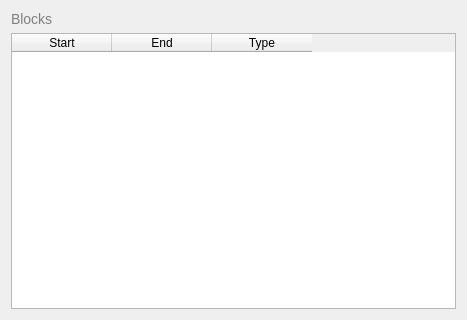
<?xml version="1.0" encoding="UTF-8"?>
<ui version="4.0">
 <class>Form</class>
 <widget class="QWidget" name="Form">
  <property name="geometry">
   <rect>
    <x>0</x>
    <y>0</y>
    <width>467</width>
    <height>320</height>
   </rect>
  </property>
  <property name="windowTitle">
   <string>Block Resume</string>
  </property>
  <property name="styleSheet">
   <string notr="true">QPushButton {
    background-color: #4CAF50;
    color:white;
    font-size:14px;
    border:none;
    border-radius:5px;
    padding-right: 5px;
    padding-left: 5px;
    padding-bottom: 2px;
}

QPushButton:hover {
    background-color: #45a049;
}

QPushButton:pressed {
    background-color: #367c39;
}

QLabel {
    font-size: 14px;
    color: gray;
}

QTableWidget {

}</string>
  </property>
  <layout class="QVBoxLayout" name="verticalLayout">
   <item>
    <widget class="QLabel" name="label">
     <property name="text">
      <string>Blocks</string>
     </property>
    </widget>
   </item>
   <item>
    <widget class="QTableWidget" name="tableWidget">
     <column>
      <property name="text">
       <string>Start</string>
      </property>
     </column>
     <column>
      <property name="text">
       <string>End</string>
      </property>
     </column>
     <column>
      <property name="text">
       <string>Type</string>
      </property>
     </column>
    </widget>
   </item>
  </layout>
 </widget>
 <resources/>
 <connections/>
</ui>
